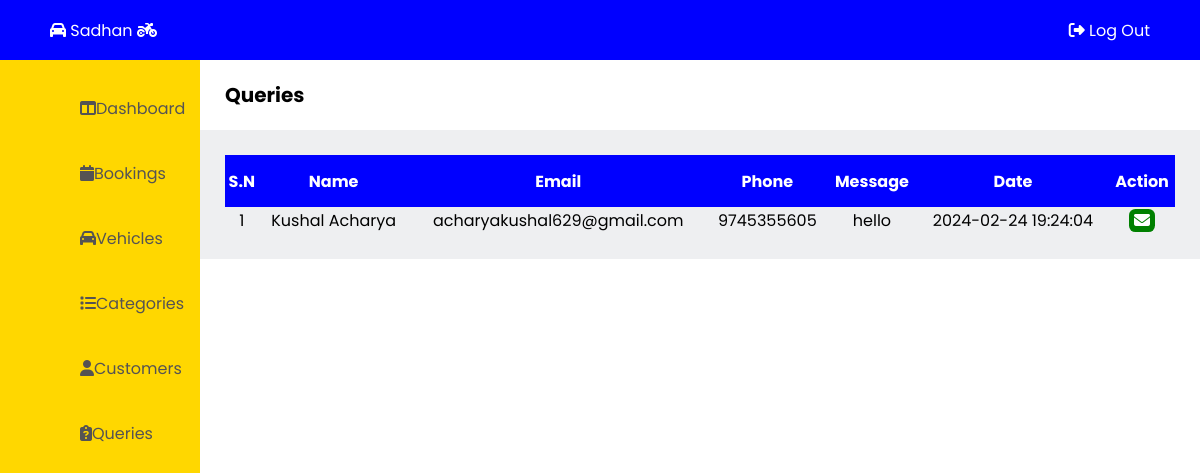
Page /admin/queries.php on the committed database.
### tables this page shows
CREATE TABLE `contact` (
  `cnt_id` int(11) NOT NULL,
  `cnt_name` varchar(50) NOT NULL,
  `cnt_email` varchar(50) NOT NULL,
  `cnt_phone` varchar(15) NOT NULL,
  `cnt_message` varchar(500) NOT NULL,
  `cnt_date` datetime NOT NULL DEFAULT CURRENT_TIMESTAMP
);

### admin/queries.php (the view, shortened to what this page needs)
<!DOCTYPE html>
<html lang="en">
<head>
  <link rel="stylesheet" href="admin-css\admin-style.css"/>
</head>
<body>
  <?php
    include "admin-container\admin-header.php";
  ?>
  <?php
    include "admin-container\admin-leftbar.php";
  ?>
  <main class="main">
    <section class="title">
      <p>Queries</p>
    </section>
    <div class="query-table">
      <table>
        <tr>
          <th>S.N</th>
          <th>Name</th>
          <th>Email</th>
          <th>Phone</th>
          <th>Message</th>
          <th>Date</th>
          <th>Action</th>
        </tr>
<?php
    $qry = "SELECT * FROM contact ORDER BY cnt_id DESC";
    include 'admin-container/db_connection.php';
    $result = mysqli_query($con, $qry);
?>
        <?php while($row = mysqli_fetch_assoc($result)) { ?>
          <tr>
            <td><?php echo $row['cnt_id'];?></td>
            <td><?php echo $row['cnt_name'];?></td>
            <td><?php echo $row['cnt_email'];?></td>
            <td><?php echo $row['cnt_phone'];?></td>
            <td><?php echo $row['cnt_message'];?></td>
            <td><?php echo $row['cnt_date'];?></td>
            <td>
              <a href="https://mail.google.com/mail/u/0/#inbox?compose=new" class="confirm"><i class="fa-solid fa-envelope"></i></a>
            </td>
        <?php } ?>
      </table>
    </div>
  </main>
</body>
</html>

### admin/admin-css/admin-style.css (style rules this page uses)
body { list-style: none; text-decoration: none; margin: 0; padding: 0; height: 100vh; display: grid; grid-template-columns: 200px 1fr; grid-template-rows: 60px 1fr; font-family: 'Poppins', sans-serif; }
.title { padding-left: 25px; padding-right: 25px; font-size: 20px; display: flex; align-items: center; }
.title p { font-weight: bold; }
.booking-table, .vehicle-table, .customer-table, .category-table, .query-table { padding: 25px; background-color: #eeeff1; }
table { width: 100%; border-collapse: collapse; }
th { height: 50px; background-color: blue; color: white; }
td { text-align: center; }
td a { text-decoration: none; color: rgb(255, 255, 255); padding-left: 5px; padding-right: 5px; border-radius: 0.4rem; }
.confirm, .edit { background-color: green; }
tr:nth-child(odd) { background-color: rgba(0, 119, 255, 0.158); }

### rows in the picture
contact: cnt_id "1", cnt_name "Kushal Acharya", cnt_email "acharyakushal629@gmail.com", cnt_phone "9745355605", cnt_message "hello", cnt_date "2024-02-24 19:24:04"
